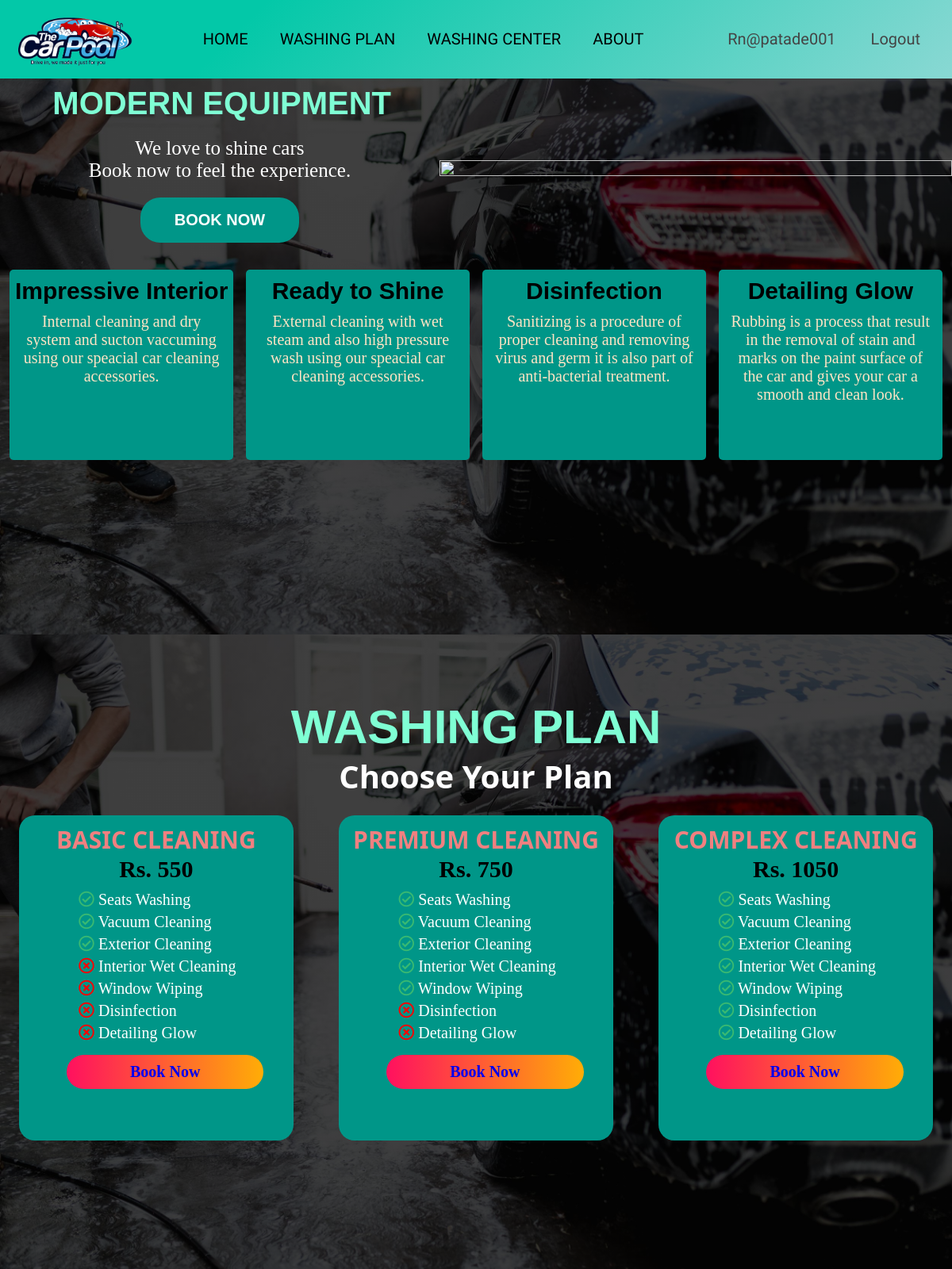
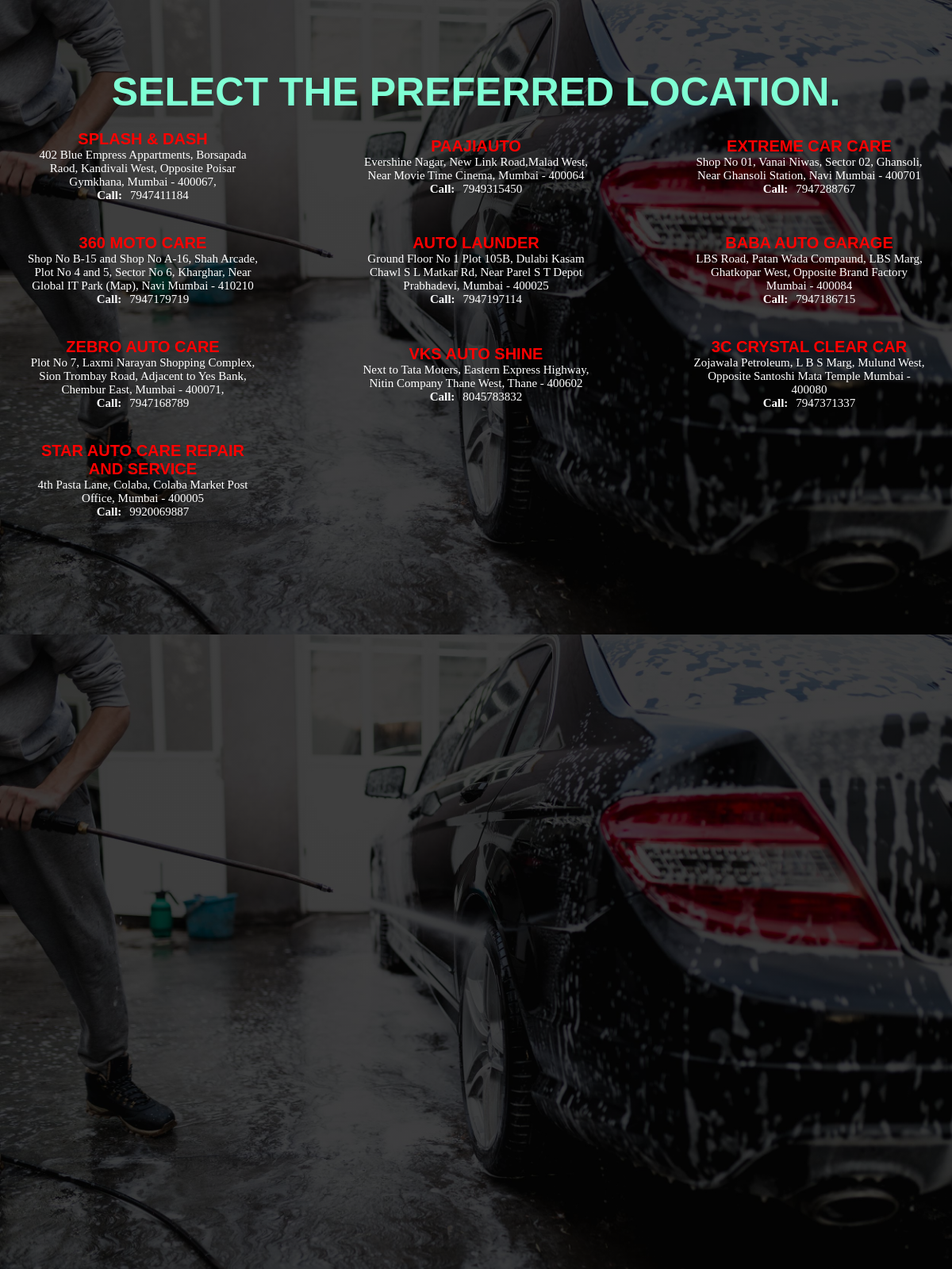
Screenshot of /cwhome.php (signed in) with the database file from the repository (2 pictures, top to bottom).
### tables this page shows
CREATE TABLE `washcenters` (
  `id` int(11) NOT NULL,
  `washingPointName` varchar(255) DEFAULT NULL,
  `washingPointAddress` varchar(255) DEFAULT NULL,
  `location` varchar(100) NOT NULL,
  `contactNumber` bigint(20) DEFAULT NULL,
  `creationDate` timestamp NOT NULL DEFAULT current_timestamp()
);

### cwhome.php (the view, shortened to what this page needs)
<?php include ("connection.php");   include ("conn2.php");
?>
<html>
    <head>
        <link href="https://cdnjs.cloudflare.com/ajax/libs/font-awesome/5.10.0/css/all.min.css" rel="stylesheet">
        <link rel="stylesheet" href="css/car.css">
    </head>
    <body>
        <header><a href="home.php" class="logo"><img src="img/logo1.png" alt=""></a>
            <ul class="navbar">
                <li><a href="#home">HOME</a>
                <li><a href="#plan">WASHING PLAN</a>
                <li><a href="#center">WASHING CENTER</a>
                <li><a href="#about">ABOUT</a>
            </ul>
            <div class="header-btn">
                <a href="user.php" class="login"><?php if($_SESSION['UserID']){echo $_SESSION['UserID'];}?></a>
                <a href="logout.php" class="login">Logout</a>
            </div>
        </header>
 <section class="home" id="home">
        <div class="banner">
            <div class="row">
                <div class="col-1">
                    <h2>MODERN EQUIPMENT</h2>
                    <h3>We love to shine cars <br> Book now to feel the experience.</h3>
                    <a href="booking.php"><button type="button" class="button">BOOK NOW</button></a>
                </div>
                <div class="col-2">
                    <img src="img/car.png" class="car">
                </div>
            </div>
            <div class="bar" >
                <div class="row2">
                    <div class="col"><h1>Impressive Interior</h1>
                        <p> Internal cleaning and dry system and sucton vaccuming using our speacial car cleaning accessories.</p>
                    </div>
                    <div class="col"><h1> Ready to Shine</h1>
                        <p> External cleaning with wet steam and also high pressure wash using our speacial car cleaning accessories.</p>
                    </div>
                    <div class="col"><h1>Disinfection</h1>
                        <p> Sanitizing is a procedure of proper cleaning and removing virus and germ it is also part of anti-bacterial treatment.</p>
                    </div>
                    <div class="col"><h1> Detailing Glow</h1>
                        <p> Rubbing is a process that result in the removal of stain and marks on the paint surface of the car and gives your car a smooth and clean look.</p>
                    </div>
                </div>
            </div>
        </div>
</section>
<section class="plan" id="plan">
    <div class="banner">
        <div class="container">
                <div class="text-box">
                    <h1>WASHING PLAN</h1>
                    <h2>Choose Your Plan</h2>
                </div>
                <div class="row">
                        <div class="price-body">
                            <h2>Basic Cleaning</h2>
                            <h3>Rs. 550</h3>
                                <ul><div class="uli">
                                    <li><i class="far fa-check-circle"></i>      Seats Washing</li>
                                    <li><i class="far fa-check-circle"></i>      Vacuum Cleaning</li>
                                    <li><i class="far fa-check-circle"></i>      Exterior Cleaning</li>
                                    <li><i class="far fa-times-circle"></i>      Interior Wet Cleaning</li>
                                    <li><i class="far fa-times-circle"></i>      Window Wiping</li>
                                    <li><i class="far fa-times-circle"></i>      Disinfection</li>
                                    <li><i class="far fa-times-circle"></i>      Detailing Glow</li>
                                </div></ul>
                                <div class="book"><h4>
                                    <a  href="booking.php"  class="btn">Book Now</a></h4>
                                </div>
                        </div>
                        <div class="price-body">
                            <h2><span>Premium Cleaning</span></h2>
                            <h3>Rs. 750</h3>
                            <ul><div class="uli">
                                <li><i class="far fa-check-circle"></i>      Seats Washing</li>
                                <li><i class="far fa-check-circle"></i>      Vacuum Cleaning</li>
                                <li><i class="far fa-check-circle"></i>      Exterior Cleaning</li>
                                <li><i class="far fa-check-circle"></i>      Interior Wet Cleaning</li>
                                <li><i class="far fa-check-circle"></i>      Window Wiping</li>
                                <li><i class="far fa-times-circle"></i>      Disinfection</li>
                                <li><i class="far fa-times-circle"></i>      Detailing Glow</li>
                            </div></ul>
                            <div class="book"><h4>
                                    <a  href="booking.php"  class="btn">Book Now</a></h4>
                            </div>
                        </div>
                        <div class="price-body">
                            <h2>Complex Cleaning</h2>
                            <h3>Rs. 1050</h3>
                            <ul><div class="uli">
                                <li><i class="far fa-check-circle"></i>      Seats Washing</li>
                                <li><i class="far fa-check-circle"></i>      Vacuum Cleaning</li>
                                <li><i class="far fa-check-circle"></i>      Exterior Cleaning</li>
                                <li><i class="far fa-check-circle"></i>      Interior Wet Cleaning</li>
                                <li><i class="far fa-check-circle"></i>      Window Wiping</li>
                                <li><i class="far fa-check-circle"></i>      Disinfection</li>
                                <li><i class="far fa-check-circle"></i>      Detailing Glow</li>
                            </div></ul>
                            <div class="book"><h4>
                                    <a  href="booking.php"  class="btn">Book Now</a></h4>
                            </div>
                        </div>
                </div>
        </div>
    </div>
</section>
<section class="center" id="center">
<div class="banner">
       <div class="text">
            <h2>Select the preferred location.</h2>
        </div>
            <div class="row">
                <?php
                    $sql = "SELECT * from washcenters";
                    $query = $conn -> prepare($sql);
                    $query->execute();
                    $results=$query->fetchAll(PDO::FETCH_OBJ);
                    foreach($results as $result)
                    {
                ?>
                    <div class="col">
                        <div class="text1">
                        <h2><?php echo htmlentities($result->washingPointName);?></h2>
                        <p><?php echo htmlentities($result->washingPointAddress);?><p>
                        <p><span>Call:</span><?php echo htmlentities($result->contactNumber);?></p>
                        </div>
                    </div>
                <?php
                    }
                ?>
            </div>
</div>
</section>
<section class="about" id="about">
<div class="banner">
</section>
    </body>
</html>

### rows the page displays
washcenters: washingPointName "SPLASH & DASH", washingPointAddress "402 Blue Empress Appartments, Borsapada Raod, Kandivali West, Opposite Poisar Gymkhana, Mumbai - 400067,", contactNumber "7947411184"
washcenters: washingPointName "PAAJIAUTO", washingPointAddress "Evershine Nagar, New Link Road,Malad West, Near Movie Time Cinema, Mumbai - 400064", contactNumber "7949315450"
washcenters: washingPointName "EXTREME CAR CARE", washingPointAddress "Shop No 01, Vanai Niwas, Sector 02, Ghansoli, Near Ghansoli Station, Navi Mumbai - 400701", contactNumber "7947288767"
washcenters: washingPointName "360 MOTO CARE", washingPointAddress "Shop No B-15 and Shop No A-16, Shah Arcade, Plot No 4 and 5, Sector No 6, Kharghar, Near Global IT Park (Map), Navi Mumbai - 410210", contactNumber "7947179719"
washcenters: washingPointName "AUTO LAUNDER", washingPointAddress "Ground Floor No 1 Plot 105B, Dulabi Kasam Chawl S L Matkar Rd, Near Parel S T Depot Prabhadevi, Mumbai - 400025", contactNumber "7947197114"
washcenters: washingPointName "BABA AUTO GARAGE", washingPointAddress "LBS Road, Patan Wada Compaund, LBS Marg, Ghatkopar West, Opposite Brand Factory Mumbai - 400084", contactNumber "7947186715"
washcenters: washingPointName "ZEBRO AUTO CARE", washingPointAddress "Plot No 7, Laxmi Narayan Shopping Complex, Sion Trombay Road, Adjacent to Yes Bank, Chembur East, Mumbai - 400071,", contactNumber "7947168789"
washcenters: washingPointName "VKS AUTO SHINE", washingPointAddress "Next to Tata Moters, Eastern Express Highway, Nitin Company Thane West, Thane - 400602", contactNumber "8045783832"
washcenters: washingPointName "3C CRYSTAL CLEAR CAR", washingPointAddress "Zojawala Petroleum, L B S Marg, Mulund West, Opposite Santoshi Mata Temple Mumbai - 400080", contactNumber "7947371337"
washcenters: washingPointName "STAR AUTO CARE REPAIR AND SERVICE", washingPointAddress "4th Pasta Lane, Colaba, Colaba Market Post Office, Mumbai - 400005", contactNumber "9920069887"

### other values shown
$_SESSION['UserID'] "Rn@patade001"
